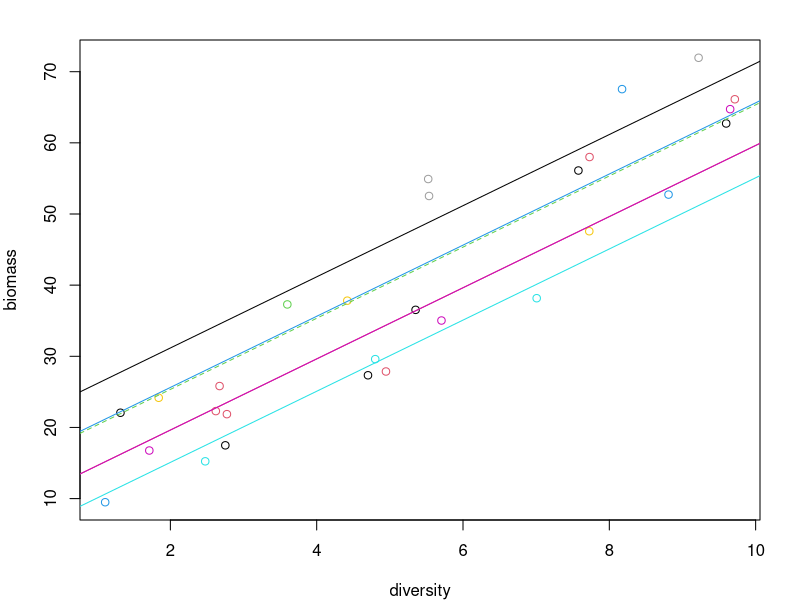

The R script that drew this image:
# make data for example analysis 1
set.seed(231011)
n_blocks = 10

intercepts = rnorm(n_blocks, 14, 7)
slopes = 5
error = 5
bdat = data.frame(plot = 1:3,
                  block = rep(1:n_blocks, each = 3),
                  diversity = runif(n_blocks*3, 1, 10),
                  biomass = NA)
bdat$biomass=intercepts[bdat$block] + slopes*bdat$diversity + rnorm(nrow(bdat), 0, error)
bdat=bdat[bdat$block!=3 | bdat$plot==bdat$block,]

write.csv(bdat, "dataset_2.csv", row.names = FALSE)

# plot
par(mar=c(4,4,2,2))
plot(biomass~diversity, col = block, data = bdat)
for(i in 1:6) {
  if(i==3) {
    abline(intercepts[i], slopes, col = i, lty=2)
  } else {
    abline(intercepts[i], slopes, col = i)
  }
}


# analyse
require(nlme)
mod = lme(biomass~diversity, random = ~1|block, data = bdat)
summary(mod)

fixef(mod)
ranef(mod)

VarCorr(mod)
